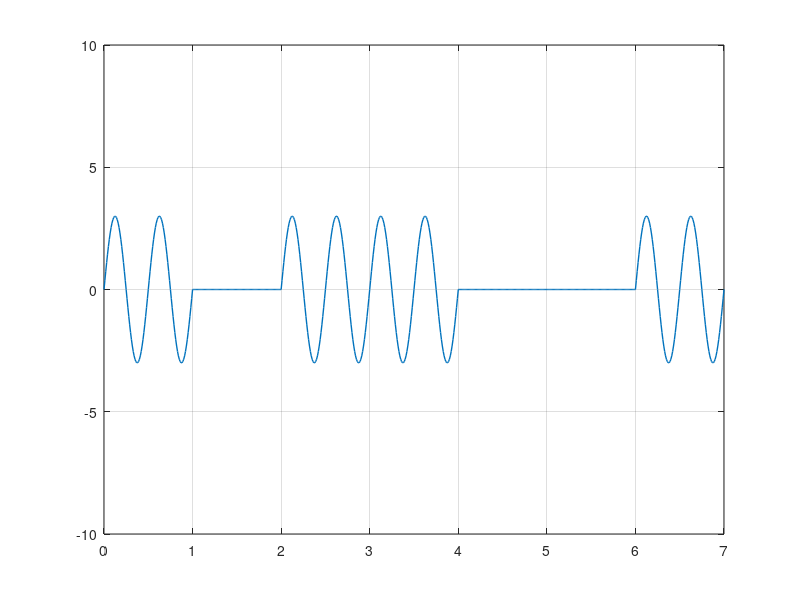

The MATLAB script that drew this image:
clc; #... Clear command line
clear all; #... Clear variables
close all; #... Clear figures

bits = [1 0 1 1 0 0 1]; #... Bitstream

#... Modulation

bitrate = 1; #... Number of bits per second

sampling_rate = 100;
sampling_time = 1/sampling_rate;

end_time = length(bits)/bitrate;
time = 0:sampling_time:end_time;

a = 3; #... Amplitude
f = 2; #... Frequency
modulation = a*sin(2*pi*f*time);

in = 1; #... Bitstream index

for i = 1:length(time)
    if bits(in) == 0
        modulation(i) = 0;
    endif
    if time(i)*bitrate >= in
        in = in+1;
    endif
endfor

plot(time, modulation, "LineWidth", 1);
axis([0 end_time -10 10]);
grid on;

#... Demodulation

in = 1;

for i = 1:length(modulation)
    if modulation(i) != 0
        demodultaion(in) = 1;
    else
        demodultaion(in) = 0;
    endif
    if time(i)*bitrate >= in
        in = in+1;
    endif
endfor

disp(demodultaion);
